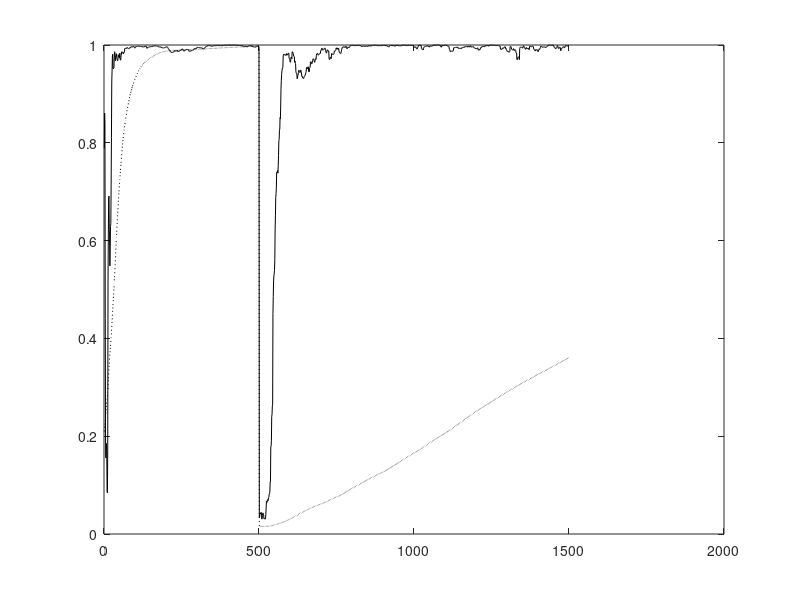

Source code (MATLAB): (Note: this script raises an error after producing the figure.)
% This code is written to support the experiments in the book titled:
% Adaptive Machine Learning Algorithms with Python
% by
% Chanchal Chatterjee
% December 2021
% Speedup of the Adaptive EVD Algorithm 
% Newton's Method on the Unconstrained Objective Function
% Nonstationary Case

function evdZ_NS;

clear all; close all; 

eta0 = 400;

% Number of samples N and dimension D
nSamples1 = 500;
nSamples2 = 1000;
nSamples = nSamples1 + nSamples2;
nDim = 10;
nEA = 4;
nEpochs = 1;
randn('state',0);

% Generate the covX random matrices
if 0
covX = ...
[ 0.0910   0.0380  -0.0530  -0.0050   0.0100  -0.1360   0.1550   0.0300   0.0020   0.0320 ; ...
  0.0380   0.3730   0.0180  -0.0280  -0.0110  -0.3670   0.1540  -0.0570  -0.0310  -0.0650 ; ...
 -0.0530   0.0180   1.4300   0.0170   0.0550  -0.4500  -0.0380  -0.2980  -0.0410  -0.0300 ; ...
 -0.0050  -0.0280   0.0170   0.0840  -0.0050   0.0160   0.0420  -0.0220   0.0010   0.0050 ; ...
  0.0100  -0.0110   0.0550  -0.0050   0.0710   0.0880   0.0580  -0.0690  -0.0080   0.0030 ; ...
 -0.1360  -0.3670  -0.4500   0.0160   0.0880   5.7200  -0.5440  -0.2480   0.0050   0.0950 ; ...
  0.1550   0.1540  -0.0380   0.0420   0.0580  -0.5440   2.7500  -0.3430  -0.0110  -0.1200 ; ...
  0.0300  -0.0570  -0.2980  -0.0220  -0.0690  -0.2480  -0.3430   1.4500   0.0780   0.0280 ; ...
  0.0020  -0.0310  -0.0410   0.0010  -0.0080   0.0050  -0.0110   0.0780   0.0670   0.0150 ; ...
  0.0320  -0.0650  -0.0300   0.0050   0.0030   0.0950  -0.1200   0.0280   0.0150   0.3410 ];

covX = ...
[ 0.4270   0.0110  -0.0050  -0.0250   0.0890  -0.0790  -0.0190   0.0740   0.0890   0.0050 ; ...
  0.0110   5.6900  -0.0690  -0.2820  -0.7310   0.0900  -0.1240   0.1000   0.4320  -0.1030 ; ...
 -0.0050  -0.0690   0.0800   0.0980   0.0450  -0.0410   0.0230   0.0220  -0.0350   0.0120 ; ...
 -0.0250  -0.2820   0.0980   2.8000  -0.1070   0.1500  -0.1930   0.0950  -0.2260   0.0460 ; ...
  0.0890  -0.7310   0.0450  -0.1070   3.4400   0.2530   0.2510   0.3160   0.0390  -0.0100 ; ...
 -0.0790   0.0900  -0.0410   0.1500   0.2530   2.2700  -0.1800   0.2950  -0.0390  -0.1130 ; ...
 -0.0190  -0.1240   0.0230  -0.1930   0.2510  -0.1800   0.3270   0.0270   0.0260  -0.0160 ; ...
  0.0740   0.1000   0.0220   0.0950   0.3160   0.2950   0.0270   0.7270  -0.0960  -0.0170 ; ...
  0.0890   0.4320  -0.0350  -0.2260   0.0390  -0.0390   0.0260  -0.0960   0.7150  -0.0090 ; ...
  0.0050  -0.1030   0.0120   0.0460  -0.0100  -0.1130  -0.0160  -0.0170  -0.0090   0.0650 ];

covX = ...
[ 0.3350   0.0260  -0.0510  -0.0120   0.0790   0.0170   0.0290   0.0080   0.0770  -0.0300 ; ...
  0.0260   0.0910   0.0110  -0.0100   0.0060  -0.0140  -0.0020  -0.0230   0.0110   0.0350 ; ...
 -0.0510   0.0110   0.0780   0.0000   0.0160   0.0030   0.0300  -0.0350  -0.0030  -0.0490 ; ...
 -0.0120  -0.0100   0.0000   0.0820  -0.0030  -0.0260  -0.0250  -0.0290  -0.0150   0.0250 ; ...
  0.0790   0.0060   0.0160  -0.0030   0.7970   0.1940  -0.0370  -0.0230   0.0590  -0.1450 ; ...
  0.0170  -0.0140   0.0030  -0.0260   0.1940   1.5000   0.0140  -0.1040   0.1140  -0.2290 ; ...
  0.0290  -0.0020   0.0300  -0.0250  -0.0370   0.0140   0.2770  -0.0300  -0.0770  -0.0510 ; ...
  0.0080  -0.0230  -0.0350  -0.0290  -0.0230  -0.1040  -0.0300   0.3170   0.0220   0.0100 ; ...
  0.0770   0.0110  -0.0030  -0.0150   0.0590   0.1140  -0.0770   0.0220   0.5380   0.0340 ; ...
 -0.0300   0.0350  -0.0490   0.0250  -0.1450  -0.2290  -0.0510   0.0100   0.0340   0.6680 ];

covX = ...
[ 0.0840  -0.0120   0.0010   0.0150  -0.0040   0.0240  -0.0110   0.0270   0.0730  -0.0120 ; ...
 -0.0120   0.7930   0.0000   0.1970   0.0310  -0.0260   0.0500   0.0790   0.1450  -0.0270 ; ...
  0.0010   0.0000   0.0660  -0.0230   0.0110  -0.0170   0.0390  -0.0020   0.0170  -0.0040 ; ...
  0.0150   0.1970  -0.0230   0.7280  -0.0030  -0.0150   0.1210   0.0900   0.0800   0.0410 ; ...
 -0.0040   0.0310   0.0110  -0.0030   0.0800  -0.0010  -0.0070   0.0230  -0.0140  -0.0230 ; ...
  0.0240  -0.0260  -0.0170  -0.0150  -0.0010   0.3360  -0.1470  -0.0370   0.3020  -0.0520 ; ...
 -0.0110   0.0500   0.0390   0.1210  -0.0070  -0.1470   1.4500  -0.1320  -0.2300  -0.1370 ; ... 
  0.0270   0.0790  -0.0020   0.0900   0.0230  -0.0370  -0.1320   0.3200   0.2380   0.0170 ; ...
  0.0730   0.1450   0.0170   0.0800  -0.0140   0.3020  -0.2300   0.2380   2.9300  -0.0570 ; ...
 -0.0120  -0.0270  -0.0040   0.0410  -0.0230  -0.0520  -0.1370   0.0170  -0.0570   0.3040 ];

covX = ...
[ 0.0900   0.0010  -0.0080  -0.1910  -0.0070   0.0410  -0.0300  -0.0580   0.0220   0.0320 ; ...
  0.0010   0.0920  -0.0110   0.0080  -0.0140  -0.0020   0.0120  -0.0100  -0.0210  -0.0020 ; ...
 -0.0080  -0.0110   0.0820   0.0820   0.0140  -0.0200  -0.0580   0.1050   0.0040   0.0230 ; ...
 -0.1910   0.0080   0.0820   5.6800  -0.0960  -0.0150   0.6460   0.2190  -0.2380   0.2180 ; ...
 -0.0070  -0.0140   0.0140  -0.0960   0.0760  -0.0350  -0.0400  -0.0230   0.0270  -0.0140 ; ...
  0.0410  -0.0020  -0.0200  -0.0150  -0.0350   0.4580   0.1380  -0.2510   0.0120   0.0390 ; ...
 -0.0300   0.0120  -0.0580   0.6460  -0.0400   0.1380   1.8200  -0.1830  -0.0020   0.1170 ; ...
 -0.0580  -0.0100   0.1050   0.2190  -0.0230  -0.2510  -0.1830   4.0700  -0.4640   0.1470 ; ...
  0.0220  -0.0210   0.0040  -0.2380   0.0270   0.0120  -0.0020  -0.4640   0.2630   0.0540 ; ...
  0.0320  -0.0020   0.0230   0.2180  -0.0140   0.0390   0.1170   0.1470   0.0540   0.3870 ];

covX = 20*[0.091 0.038 -.053 -.005 0.010; ...
           0.038 0.373 0.018 -.028 -.011; ...
           -.053 0.018 1.430 0.017 0.055; ...
           -.005 -.028 0.017 0.084 -.005; ...
           0.010 -.011 0.055 -.005 0.071];
end

covX1 = 2*...
[ 0.0910   0.0380  -0.0530  -0.0050   0.0100  -0.1360   0.1550   0.0300   0.0020   0.0320 ; ...
  0.0380   0.3730   0.0180  -0.0280  -0.0110  -0.3670   0.1540  -0.0570  -0.0310  -0.0650 ; ...
 -0.0530   0.0180   1.4300   0.0170   0.0550  -0.4500  -0.0380  -0.2980  -0.0410  -0.0300 ; ...
 -0.0050  -0.0280   0.0170   0.0840  -0.0050   0.0160   0.0420  -0.0220   0.0010   0.0050 ; ...
  0.0100  -0.0110   0.0550  -0.0050   0.0710   0.0880   0.0580  -0.0690  -0.0080   0.0030 ; ...
 -0.1360  -0.3670  -0.4500   0.0160   0.0880   5.7200  -0.5440  -0.2480   0.0050   0.0950 ; ...
  0.1550   0.1540  -0.0380   0.0420   0.0580  -0.5440   2.7500  -0.3430  -0.0110  -0.1200 ; ...
  0.0300  -0.0570  -0.2980  -0.0220  -0.0690  -0.2480  -0.3430   1.4500   0.0780   0.0280 ; ...
  0.0020  -0.0310  -0.0410   0.0010  -0.0080   0.0050  -0.0110   0.0780   0.0670   0.0150 ; ...
  0.0320  -0.0650  -0.0300   0.0050   0.0030   0.0950  -0.1200   0.0280   0.0150   0.3410 ];
covX2 = 4* ...
[ 0.0900   0.0010  -0.0080  -0.1910  -0.0070   0.0410  -0.0300  -0.0580   0.0220   0.0320 ; ...
  0.0010   0.0920  -0.0110   0.0080  -0.0140  -0.0020   0.0120  -0.0100  -0.0210  -0.0020 ; ...
 -0.0080  -0.0110   0.0820   0.0820   0.0140  -0.0200  -0.0580   0.1050   0.0040   0.0230 ; ...
 -0.1910   0.0080   0.0820   5.6800  -0.0960  -0.0150   0.6460   0.2190  -0.2380   0.2180 ; ...
 -0.0070  -0.0140   0.0140  -0.0960   0.0760  -0.0350  -0.0400  -0.0230   0.0270  -0.0140 ; ...
  0.0410  -0.0020  -0.0200  -0.0150  -0.0350   0.4580   0.1380  -0.2510   0.0120   0.0390 ; ...
 -0.0300   0.0120  -0.0580   0.6460  -0.0400   0.1380   1.8200  -0.1830  -0.0020   0.1170 ; ...
 -0.0580  -0.0100   0.1050   0.2190  -0.0230  -0.2510  -0.1830   4.0700  -0.4640   0.1470 ; ...
  0.0220  -0.0210   0.0040  -0.2380   0.0270   0.0120  -0.0020  -0.4640   0.2630   0.0540 ; ...
  0.0320  -0.0020   0.0230   0.2180  -0.0140   0.0390   0.1170   0.1470   0.0540   0.3870 ];
covX2
    
% Compute data
[V1,D1] = eig(covX1);
[d1,in1] = sort(diag(D1));
[V2,D2]= eig(covX2);
[d2,in2]=sort(diag(D2));
VV1 = zeros(nDim,nDim);
VV2 = zeros(nDim,nDim);
DD1 = zeros(nDim,nDim);
DD2 = zeros(nDim,nDim);
for i = 1 : nDim
   VV1(:,i) = V1(:,in1(nDim+1-i));
   VV2(:,i) = V2(:,in2(nDim+1-i));
   DD1(i,i) = D1(in1(nDim+1-i),in1(nDim+1-i));
   DD2(i,i) = D2(in2(nDim+1-i),in2(nDim+1-i));
end
x1(1:nDim,1:nSamples1) = VV1*sqrt(DD1)*randn(nDim,nSamples1);
x2(1:nDim,1:nSamples2) = VV2*sqrt(DD2)*randn(nDim,nSamples2);

% Compute Corrl matrix and eigen vectors
corX1 = zeros(nDim,nDim);
corX2 = zeros(nDim,nDim);
for i = 1 : nSamples1
   corX1 = corX1 + x1(:,i)*x1(:,i)'/nSamples1;
end
for i = 1 : nSamples2
   corX2 = corX2 + x2(:,i)*x2(:,i)'/nSamples2;
end
[V1,D1] = eig(corX1);
[d1,in1] = sort(diag(D1));
[V2,D2] = eig(corX2);
[d2,in2] = sort(diag(D2));

VV1 = zeros(nDim,nDim);
VV2 = zeros(nDim,nDim);
DD1 = zeros(nDim,nDim);
DD2 = zeros(nDim,nDim);
for i = 1 : nDim
   VV1(:,i) = V1(:,in1(nDim+1-i));
   VV2(:,i) = V2(:,in2(nDim+1-i));
   DD1(i,i) = D1(in1(nDim+1-i),in1(nDim+1-i));
   DD2(i,i) = D2(in2(nDim+1-i),in2(nDim+1-i));
end

%corX1
%V1
diag(DD1)'
%corX2
%V2
diag(DD2)'


% Adaptive algorithm
Weight = 0.995;
A = zeros(nDim,nDim);
W1 = 0.1 * ones(nDim,nEA);
W2 = 0.1 * ones(nDim,nEA);

I  = eye(nDim,nDim);
invB  = eye(nDim,nDim);
for epoch = 1 : nEpochs
   for iter = 1 : nSamples
      
      if iter <= nSamples1
        	Ak = x1(:,iter) * x1(:,iter)';
      else 
         Ak = x2(:,iter-nSamples1) * x2(:,iter-nSamples1)';
      end
      A = Weight * A + (1.0/(nSamples*(epoch-1) + iter))*(Ak - Weight * A);
      
      % Gradient Descent - Xu
      etat = 1.0/(eta0 + nSamples*(epoch-1) + iter);
      G = (-2*A*W1 + A*W1*triu(W1'*W1) + W1*triu(W1'*A*W1));
      W1 = W1 - etat*G;
      
      % Newton-Rhapson
      Const = [0.06 0.06 0.06 0.2];
      G = (-2*A*W2 + A*W2*triu(W2'*W2) + W2*triu(W2'*A*W2));
      for i = 1 : nEA
         g = G(:,i);
         w = W2(:,i);
         M = zeros(nDim,nDim);
         for k = 1 : i-1
            M = M + (A*W2(:,k)*W2(:,k)' + W2(:,k)*W2(:,k)'*A);
         end
         F = - 2*A + 2*A*w*w' + 2*w*w'*A + A*(w'*w) + (w'*A*w)*I  +  M;
         
         lambda = w'*A*w;
         Atilde = A;
      	if (iter > 1)
         	invB = (I + (Atilde/lambda))/lambda; 
      	end
      	invC = invB - (2*invB*A*w*w'*invB)/(1 + 2*w'*invB*A*w);
         invF = invC - (2*invC*w*w'*A*invC)/(1 + 2*w'*A*invC*w);
         
         h = -invF*g;
      	a0 = g'*h;
      	a1 = h'*F*h;
      	a2 = 3*((w'*A*h)*(h'*h) + (h'*A*h)*(w'*h));
      	a3 = 2*(h'*A*h)*(h'*h);
      	c = [a3 a2 a1 a0];
         rts = roots(c);
                  
         clear rs; clear r; clear J;
         cnt = 1; 
         for k = 1 : 3
            if isreal(rts(k))
               rs(cnt) = rts(k);
            	r = w + rts(k)*h;
               J(cnt) = (-2*r'*A*r + r'*A*r*r'*r + r'*M*r);
               cnt = cnt + 1;
            end
         end
         [yy, iyy] = min(J);
         alpha = rs(iyy);
         
         if 0
      		if iter <= nSamples1
            	w = w + 0.045*h; % 0.01(1), 0.06(2,3,4)
         	else
            	w = w + 0.008*h; % 0.01(1), 0.06(2,3,4)
         	end
      	else
            w = w + alpha*h; % 0.01(1), 0.06(2,3,4)
         end
        
		  	W2(:,i) = w;
      end
        
 		for i = 1 : nEA      
      	u1 = W1(:,i)/norm(W1(:,i));
      	u2 = W2(:,i)/norm(W2(:,i));
         if iter <= nSamples1
            cos_t1(i,iter) = abs(u1'*VV1(:,i));
            cos_t2(i,iter) = abs(u2'*VV1(:,i));
         else 
            cos_t1(i,iter) = abs(u1'*VV2(:,i));
            cos_t2(i,iter) = abs(u2'*VV2(:,i));
         end   
      end
      ind(iter) = iter;
   end
end
      
% Plot the convergence results
figure(1);
plot(ind,cos_t1(1,:),'k:'); hold on;
plot(ind,cos_t2(1,:),'k-'); hold on;
legend('Gradient Descent','Newton-Rhapson',0);
xlabel('Number of Samples');
ylabel('Direction Cosine - Component 1');
hold off;

% Plot the convergence results
figure(2);
plot(ind,cos_t1(2,:),'k:'); hold on;
plot(ind,cos_t2(2,:),'k-'); hold on;
legend('Gradient Descent','Newton-Rhapson',0);
xlabel('Number of Samples');
ylabel('Direction Cosine - Component 2');
hold off;

% Plot the convergence results
figure(3);
plot(ind,cos_t1(3,:),'k:'); hold on;
plot(ind,cos_t2(3,:),'k-'); hold on;
legend('Gradient Descent','Newton-Rhapson',0);
xlabel('Number of Samples');
ylabel('Direction Cosine - Component 3');
hold off;

% Plot the convergence results
figure(4);
plot(ind,cos_t1(4,:),'k:'); hold on;
plot(ind,cos_t2(4,:),'k-'); hold on;
legend('Gradient Descent','Newton-Rhapson',0);
xlabel('Number of Samples');
ylabel('Direction Cosine - Component 4');
hold off;


%keyboard




  
